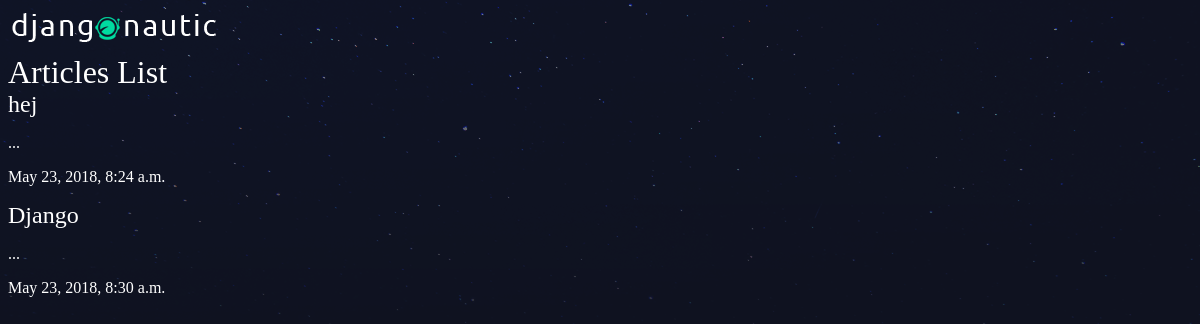
The app's page /articles/, older data.
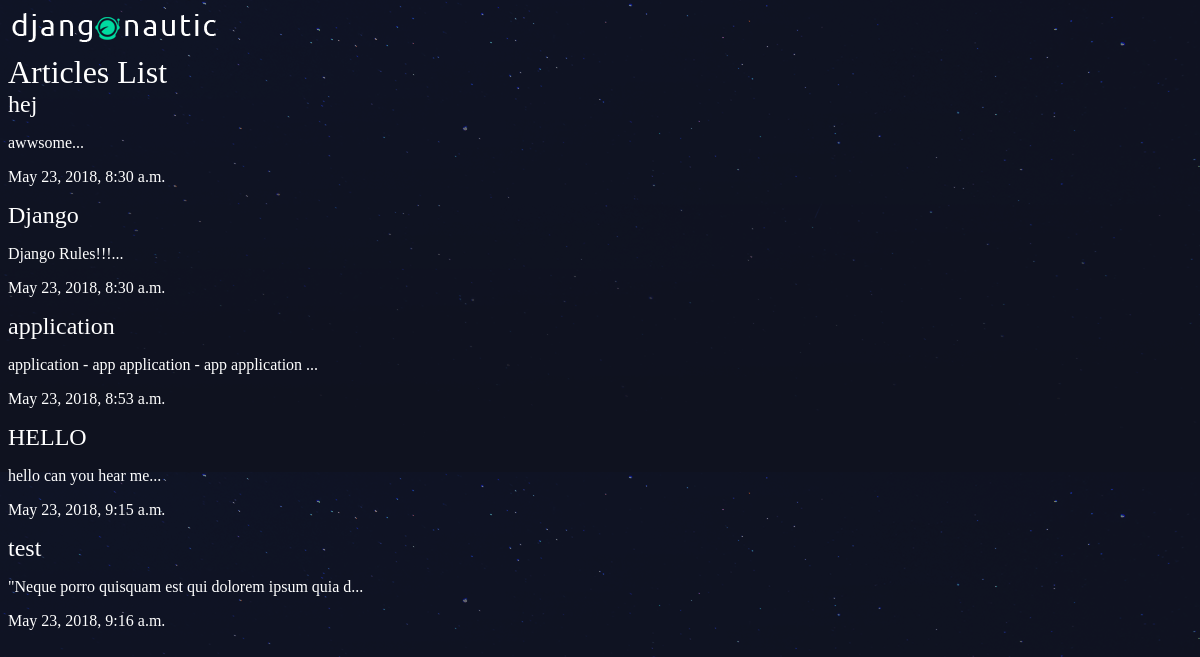
The same page, newer data.
### articles/models.py (models this page shows, shortened)
class Article(models.Model):
    title = models.CharField(max_length=100)
    slug = models.SlugField()
    body = models.TextField()
    date = models.DateTimeField(auto_now_add=True)
    thumb = models.ImageField(default='default.png', blank=True)
    def snippet(self):
        return self.body[:50] + '...'

### articles/views.py (the view)
def article_list(request):
    articles = Article.objects.all().order_by('date');
    return render(request, 'articles/article_list.html', { 'articles': articles })

### articles/templates/articles/article_list.html
{% extends 'base_layout.html' %}
{% block content%}
    <h1>Articles List</h1>
    <div class="articles">
    {% for article in articles %}
        <div class="article">
            <h2><a href="{% url 'articles:detail' slug=article.slug %}">{{ article.title }}</a></h2>
            <p>{{ article.snippet }}</p>
            <p>{{ article.date }}</p>
        </div>
    {% endfor %}
    </div>
{% endblock %}

### templates/base_layout.html (shortened to what this page needs)
{% load static from staticfiles %}
<!DOCTYPE html>
<html>
    <head>
        <link rel="stylesheet" href="{% static 'styles.css' %}">
    </head>
    <body>
        <header class="wrapper">
            <h1><a href="{% url 'articles:list' %}"><img src="{% static 'logo.png' %}" alt="djangonautic" /></a></h1>
        </header>
        <div class="wrapper">
            {% block content %}
            {% endblock %}
        </div>
    </body>
</html>

### assets/styles.css (style rules this page uses)
body { background-color: #0f121f; background-image: url(/static/stars.png); background-repeat-y: no-repeat; color: #fff; }
body * { font-family: Ubuntu; }
h1, h2, h3, h4, h5 { font-weight: normal; margin: 0; }
a, a:hover, a:visited { color: #fff; text-decoration: none; }

Row changes from the older to the newer data that the page shows:
changed Article "hej": snippet "..." → "awwsome..."; date "May 23, 2018, 8:24 a.m." → "May 23, 2018, 8:30 a.m."
changed Article "Django": snippet "..." → "Django Rules!!!..."
added Article: title "application", snippet "application - app application - app application ...", date "May 23, 2018, 8:53 a.m."
added Article: title "HELLO", snippet "hello can you hear me...", date "May 23, 2018, 9:15 a.m."
added Article: title "test", snippet "\"Neque porro quisquam est qui dolorem ipsum quia d...", date "May 23, 2018, 9:16 a.m."
